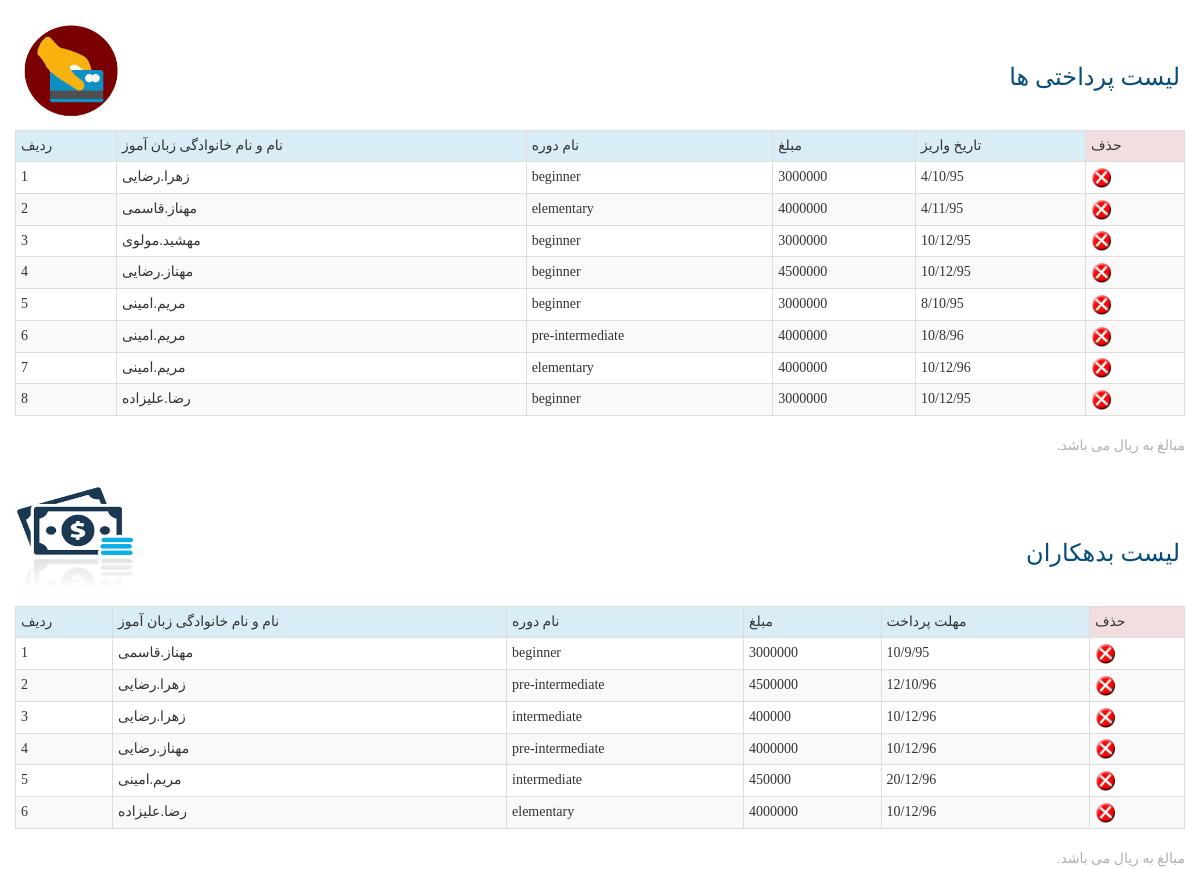
/admin/financial.php, run on the app's committed database.
### tables this page shows
CREATE TABLE `shahriye` (
  `id` int(11) NOT NULL,
  `course` varchar(100) NOT NULL,
  `stuid` varchar(10) NOT NULL,
  `mablagh` int(11) NOT NULL,
  `vaziyatpardakht` varchar(10) NOT NULL,
  `tarikhepardakht` varchar(100) NOT NULL
);

CREATE TABLE `students` (
  `id` int(11) NOT NULL,
  `name` varchar(15) NOT NULL,
  `family` varchar(15) NOT NULL,
  `age` int(3) NOT NULL,
  `address` varchar(50) NOT NULL,
  `tell` varchar(11) NOT NULL,
  `username` varchar(50) NOT NULL,
  `password` varchar(50) NOT NULL
);

### admin/financial.php (the view, shortened to what this page needs)
<!doctype html>
<html>
<head>
</head>
<body>
<div class="container">
<div class="row">
<p><div align="right" style="float:left"><img src="../pic/imagesshhh.jpg" height="120" width="120"></div></p><br><br><p><div id="titr">لیست پرداختی ها</div><br></p>
<table class="table table-striped table-bordered table-hover table-condensed" align="center id="tab">
<tr class="info" >
<td>ردیف</td>
<td>نام و نام خانوادگی زبان آموز</td>
<td>نام دوره </td>
<td>مبلغ </td>
<td> تاریخ واریز</td>
<td class="danger">حذف</td>
</tr>
<?php
include "../funcs/connect.php";
$sql="select * from shahriye where vaziyatpardakht='Paid'";
$query=$connect->query($sql);
$radif=1;
foreach($query as $rows)
{
	echo "<tr>";
	echo "<td>$radif</td>";
	$sql2="select * from students where id=".$rows["stuid"]."";
	$query2=$connect->query($sql2);
	foreach($query2 as $rows2)
	{
	echo "<td>".$rows2["name"].".".$rows2["family"]."</td>";
	}
	echo "<td>".$rows["course"]."</td>";
	echo "<td>".$rows["mablagh"]."</td>";
	echo "<td>".$rows["tarikhepardakht"]."</td>";
	echo "<td><a href=delfoctor.php?id=".$rows["id"]."><img src=../pic/Untitled-2.png width=20 height=20 /></a></td>";
	echo "</tr>";
	$radif++;
}
?>
</table>
<div align="right" id="footer">مبالغ به ریال می باشد.</div>
<br>
<p><div align="right" style="float:left"><img src="../pic/shahriye.jpg" height="120" width="120"/></div></p><br><br><p><div id="titr">لیست بدهکاران</div></p>
<table class="table table-striped table-bordered table-hover table-condensed" align="center id="tab">
<tr class="info" >
<td>ردیف</td>
<td>نام و نام خانوادگی زبان آموز</td>
<td>نام دوره </td>
<td>مبلغ </td>
<td> مهلت پرداخت</td>
<td class="danger">حذف</td>
</tr>
<?php
$sql="select * from shahriye where vaziyatpardakht='UnPaid'";
$query=$connect->query($sql);
$radif=1;
foreach($query as $rows)
{
	echo "<tr>";
	echo "<td>$radif</td>";
	$sql2="select * from students where id=".$rows["stuid"]."";
	$query2=$connect->query($sql2);
	foreach($query2 as $rows2)
	{
	echo "<td>".$rows2["name"].".".$rows2["family"]."</td>";
	}
	echo "<td>".$rows["course"]."</td>";
	echo "<td>".$rows["mablagh"]."</td>";
	echo "<td>".$rows["tarikhepardakht"]."</td>";
	echo "<td><a href=delfoctor.php?id=".$rows["id"]."><img src=../pic/Untitled-2.png width=20 height=20 /></a></td>";
	echo "</tr>";
	$radif++;
}
?>
</table>
<div align="right" id="footer">مبالغ به ریال می باشد.</div>
</div>
</div>
</body>
<link rel="stylesheet" href="../bootstrap/css/bootstrap.min.css">
<link rel="stylesheet" href="../bootstrap/css/bootstrap-theme.min.css">
</html>

### admin/financial.php (style rules this page uses)
body { font-family:"B Homa" !important; }
#titr { font-size:24px; color:rgba(6,77,123,1.00); margin-right:5px; direction:rtl; float:right; }
#footer { color:rgba(175,175,175,1.00); direction:rtl; }

### data on the page
shahriye: course "beginner", mablagh "3000000", tarikhepardakht "4/10/95"
students: name "زهرا", family "رضایی"
shahriye: course "elementary", mablagh "4000000", tarikhepardakht "4/11/95"
students: name "مهناز", family "قاسمی"
shahriye: course "beginner", mablagh "3000000", tarikhepardakht "10/12/95"
students: name "مهشید", family "مولوی"
shahriye: course "beginner", mablagh "4500000", tarikhepardakht "10/12/95"
students: name "مهناز", family "رضایی"
shahriye: course "beginner", mablagh "3000000", tarikhepardakht "8/10/95"
students: name "مریم", family "امینی"
shahriye: course "pre-intermediate", mablagh "4000000", tarikhepardakht "10/8/96"
shahriye: course "elementary", mablagh "4000000", tarikhepardakht "10/12/96"
shahriye: course "beginner", mablagh "3000000", tarikhepardakht "10/12/95"
students: name "رضا", family "علیزاده"
shahriye: course "beginner", mablagh "3000000", tarikhepardakht "10/9/95"
shahriye: course "pre-intermediate", mablagh "4500000", tarikhepardakht "12/10/96"
shahriye: course "intermediate", mablagh "400000", tarikhepardakht "10/12/96"
shahriye: course "pre-intermediate", mablagh "4000000", tarikhepardakht "10/12/96"
shahriye: course "intermediate", mablagh "450000", tarikhepardakht "20/12/96"
shahriye: course "elementary", mablagh "4000000", tarikhepardakht "10/12/96"
